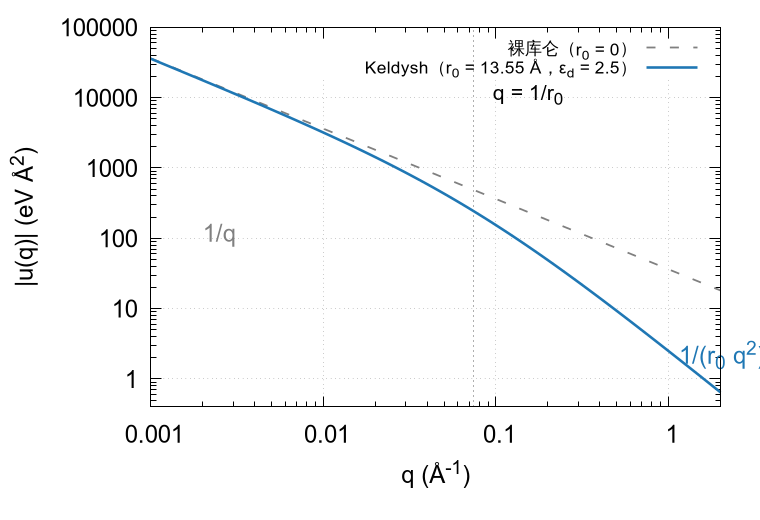

The script that saved this image:
# 文档 §6 用图：Keldysh 屏蔽势与裸库仑势的对比（双对数）
# 纯公式作图，不依赖数据文件
if (!exists("MODE")) MODE = 1
OUTFILE = "doc/fig/fig_keldysh.png"
if (!exists("GTERM")) GTERM = "pngcairo"

if (MODE == 1) {
  set terminal @GTERM font "Arial,18" size 760,520 enhanced
  set output OUTFILE
  print "MODE = 1 -> 输出 ", OUTFILE
} else {
  set terminal qt persist font "Arial,18" size 760,520 enhanced
  print "MODE = 0 -> 弹出 Qt 窗口"
}

r0   = 13.55
epsd = 2.5
kq(q) = 1 + r0*q
u(q)    = 90.47 / (epsd * q * kq(q))
bare(q) = 90.47 / (epsd * q)

set logscale xy
set xlabel "q (Å^{-1})"
set ylabel "|u(q)| (eV Å^2)"
set xrange [1e-3:2]
set yrange [0.4:1e5]
set grid
set key top right font "Arial,13"
set arrow from 1/r0, graph 0 to 1/r0, graph 1 nohead dt 3 lc rgb "#606060"
set label 1 "q = 1/r_0" at 1/r0*1.3, 1.2e4 font "Arial,16"
set label 2 "1/q" at 2e-3, 120 font "Arial,18" tc rgb "#808080"
set label 3 "1/(r_0 q^2)" at 1.15, 2.2 font "Arial,18" tc rgb "#1f77b4"

plot bare(x) w l lc rgb "#808080" lw 1.8 dt 2 title "裸库仑（r_0 = 0）", \
     u(x)    w l lc rgb "#1f77b4" lw 2.6 title "Keldysh（r_0 = 13.55 Å，ε_d = 2.5）"
